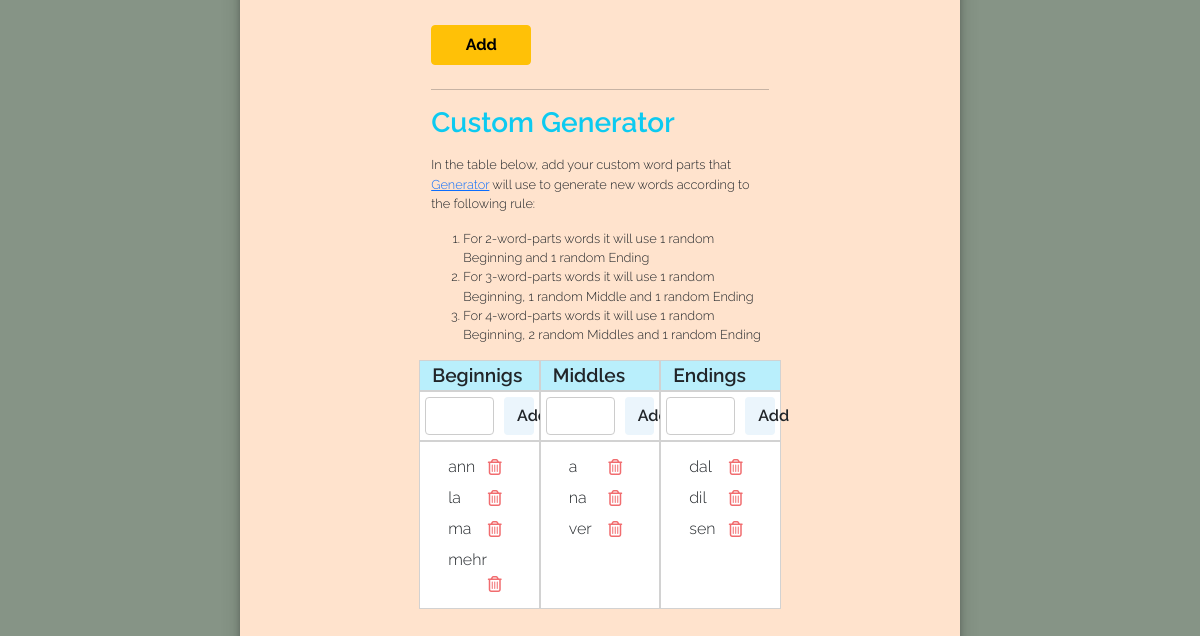
The app's page /settings (signed in, lower part), older data.
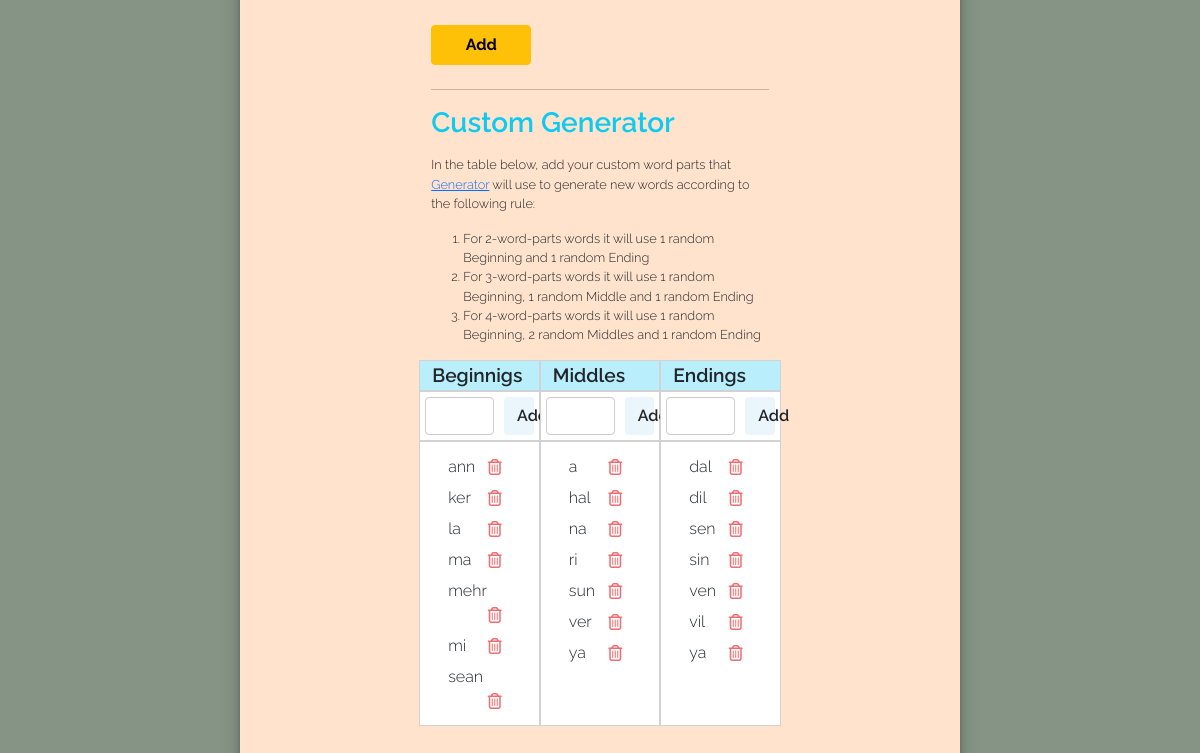
The same page, newer data.
### tables this page shows
CREATE TABLE user_word_parts (
user_id INTEGER NOT NULL,
position_id INTEGER NOT NULL,
word_part TEXT NOT NULL,
FOREIGN KEY(user_id) REFERENCES users(id),
FOREIGN KEY(position_id) REFERENCES positions(id)
);

### app.py (the view, shortened to what this page needs)
@app.route("/settings", methods=["GET", "POST"])
@login_required
def settings():
    db = get_db()
    pos_list_empty = 0
    gram_list_empty = 0
    pos_list = db.execute("SELECT part_of_speech, abbreviation FROM parts_of_speech WHERE user_id = ?;", (session["user_id"],)).fetchall()
    gram_gender_list = db.execute("SELECT grammatical_gender, abbreviation FROM grammatical_genders WHERE user_id = ?;", (session["user_id"], )).fetchall()
    if len(pos_list) == 0:
        pos_list_empty = 1
        pos_placeholder = "Parts of Speech have not been defined yet"
    else:
        pos_list_empty = 0
        pos_placeholder = ""
    if len(gram_gender_list) == 0:
        gram_list_empty = 1
        gram_placeholder = "Grammatical Genders have not been defined yet"
    else:
        gram_list_empty = 0
        gram_placeholder = ""
    beginnings_empty = 0
    middles_empty = 0
    endings_empty = 0
    beginnings = db.execute("SELECT word_part FROM user_word_parts WHERE position_id = ? AND user_id = ? ORDER BY word_part;", (1, session["user_id"],)).fetchall()
    beginnings_length = len(beginnings)
    middles = db.execute("SELECT word_part FROM user_word_parts WHERE position_id = ? AND user_id = ? ORDER BY word_part;", (2, session["user_id"],)).fetchall()
    middles_length = len(middles)
    endings = db.execute("SELECT word_part FROM user_word_parts WHERE position_id = ? AND user_id = ? ORDER BY word_part;", (3, session["user_id"],)).fetchall()
    endings_length = len(endings)
    db.close()
    return render_template("settings.html", pos_list=pos_list, gram_gender_list=gram_gender_list, pos_placeholder=pos_placeholder, gram_placeholder=gram_placeholder, pos_list_empty=pos_list_empty, gram_list_empty=gram_list_empty, beginnings=beginnings, middles=middles, endings=endings, beginnings_length=beginnings_length, middles_length=middles_length, endings_length=endings_length)

### app.py (called while the page is built)
@app.after_request
def after_request(response):
    response.headers["Cache-Control"] = "no-cache, no-store, must-revalidate"
    response.headers["Expires"] = 0
    response.headers["Pragma"] = "no-cache"
    return response

### helpers.py (called while the page is built)
def get_db():
    connection = sqlite3.connect("conlang.db")
    return connection

def login_required(f):
    @wraps(f)
    def decorated_function(*args, **kwargs):
        if session.get("user_id") is None:
            return redirect("/login")
        return f(*args, **kwargs)
    return decorated_function

### templates/settings.html (shortened to what this page needs)
{% extends "layout.html" %}
{% block main %}
<div class="maininfo">
    <form action="/settings" method="post">
        <div class="mb-3 containter">
            <div class="row">
                <div class="col-9">
                </div>
                <div class="col-3">
                </div>
            </div>
            <div class="add-btn-div">
                <button class="btn btn-warning mb-2 add-btn-settings" type="submit">Add</button>
            </div>
        </div>
    </form>
    <hr>
    <h3 class="text-info mb-3"><b>Custom Generator</b></h3>
    <p class="info-small">In the table below, add your custom word parts that <a href="/word-generator">Generator</a> will use to generate new words according to the following rule:
        <ol>
            <li class="info-small">For 2-word-parts words it will use 1 random Beginning and 1 random Ending</li>
            <li class="info-small">For 3-word-parts words it will use 1 random Beginning, 1 random Middle and 1 random Ending</li>
            <li class="info-small">For 4-word-parts words it will use 1 random Beginning, 2 random Middles and 1 random Ending</li>
        </ol>
    </p>
        <div class="containter">
            <div class="row">
                <div class="col my-gen-settings my-gen-header">
                    <b>Beginnigs</b>
                </div>
                <div class="col my-gen-settings my-gen-header">
                    <b>Middles</b>
                </div>
                <div class="col my-gen-settings my-gen-header">
                    <b>Endings</b>
                </div>
            </div>
            <div class="row">
                <div class="col my-gen-settings my-gen-settings-input">
                    <form action="/settings" method="post" class="d-flex">
                        <input class="gen-set-input form-control" name="beginning" autocomplete="off">
                        <button class="gen-set-btn btn right" type="submit"><b>Add</b></button>
                    </form>
                </div>
                <div class="col my-gen-settings my-gen-settings-input">
                    <form action="/settings" method="post" class="d-flex">
                        <input class="gen-set-input form-control" name="middle" autocomplete="off">
                        <button class="gen-set-btn btn right" type="submit"><b>Add</b></button>
                    </form>
                </div>
                <div class="col my-gen-settings my-gen-settings-input">
                    <form action="/settings" method="post" class="d-flex">
                        <input class="gen-set-input form-control" name="ending" autocomplete="off">
                        <button class="gen-set-btn btn right" type="submit"><b>Add</b></button>
                    </form>
                </div>
            </div>
            <div class="row">
                <div class="col my-gen-settings">
                    <ul class="list-group wp-list">
                        {% if beginnings_length == 0 %}
                        <li class="list-group error wordpart">Add something...</li>
                        {% else %}
                            {% for beginning in beginnings %}
                            <form action="/settings" method="post">
                                <li class="list-group-item wordpart">{{ beginning[0] }}
                                    <div class="right">
                                        <button type="submit" class="btn delete-word-part-btn"><i class="fa-regular fa-trash-can"></i></button>
                                    </div>
                                </li>
                            </form>
                            {% endfor %}
                        {% endif %}
                    </ul>
                </div>
                <div class="col my-gen-settings">
                    <ul class="list-group wp-list">
                        {% if middles_length == 0 %}
                        <li class="list-group error wordpart">Add something...</li>
                        {% else %}
                            {% for middle in middles %}
                            <form action="/settings" method="post">
                                <li class="list-group-item wordpart">{{ middle[0] }}
                                    <div class="right">
                                        <button type="submit" class="btn delete-word-part-btn"><i class="fa-regular fa-trash-can"></i></button>
                                    </div>
                                </li>
                            </form>
                            {% endfor %}
                        {% endif %}
                    </ul>
                </div>
                <div class="col my-gen-settings">
                    <ul class="list-group wp-list">
                        {% if endings_length == 0 %}
                        <li class="list-group error wordpart">Add something...</li>
                        {% else %}
                            {% for ending in endings %}
                            <form action="/settings" method="post">
                                <li class="list-group-item wordpart">{{ ending[0] }}
                                    <div class="right">
                                        <button type="submit" class="btn delete-word-part-btn"><i class="fa-regular fa-trash-can"></i></button>
                                    </div>
                                </li>
                            </form>
                            {% endfor %}
                        {% endif %}
                    </ul>
                </div>
            </div>
        </div>
</div>
{% endblock main %}

### templates/layout.html (shortened to what this page needs)
<!DOCTYPE html>
<html lang="en">
    <head>
        <link href="https://cdn.jsdelivr.net/npm/bootstrap@5.1.3/dist/css/bootstrap.min.css" rel="stylesheet"></script>
        <link href="/static/styles.css" rel="stylesheet">
    </head>
    <body>
        <main>
            <div class="container">
                {% block main %}{% endblock %}
            </div>
        </main>
    </body>
</html>

### static/styles.css (style rules this page uses)
* { margin: 0; padding: 0; box-sizing: border-box; }
body { font-family: 'Raleway', -apple-system, system-ui, BlinkMacSystemFont, "Segoe UI", Roboto, "Helvetica Neue", Arial, sans-serif; font-weight: 300; background-color: #869486; }
b { font-weight: 600; }
.container { width: 60%; background-color: #ffe3cd; border-bottom-left-radius: 10px; border-bottom-right-radius: 10px; box-shadow: rgba(0, 0, 0, 0.19) 0px 10px 20px, rgba(0, 0, 0, 0.23) 0px 6px 6px; }
.add-btn-settings { margin-top: 10px; padding-top: 7px; padding-bottom: 7px; width: 100px; font-weight: bold; }
.maininfo { height: 100%; padding: 40px 40px 50px 40px; width: 60%; margin-left: auto; margin-right: auto; }
.right { float: right; }
.my-gen-settings { background-color: #fff; border: 1px solid #d2d2d2; }
.my-gen-settings-input { padding: 0; }
.gen-set-input { width: 65%; margin: 5px; max-height: 100%; border: 1px solid #cccccc; border-radius: 4px; padding-left: 7px; }
.gen-set-btn { width: 25%; margin: 5px; background-color: #ebf5fc; }
.my-gen-header { background-color: #b9effc; }
.my-gen-header b { font-size: larger; }
.info-small { font-size: 0.8rem; }
.wordpart { border: none; margin-top: 3px; margin-bottom: 0px; padding-bottom: 2px; padding-top: 2px; }
.fa-trash-can { color: #f16c6f; }
.delete-word-part-btn { margin: 0; padding: 0; width: 2rem; }
.wp-list { margin-top: 8px; margin-bottom: 10px; }

Row changes from the older to the newer data that the page shows:
added user_word_parts: word_part "ker", shown under "Custom Generator"
added user_word_parts: word_part "mi", shown under "Custom Generator"
added user_word_parts: word_part "sean", shown under "Custom Generator"
added user_word_parts: word_part "hal"
added user_word_parts: word_part "ri"
added user_word_parts: word_part "sun"
added user_word_parts: word_part "ya"
added user_word_parts: word_part "sin"
added user_word_parts: word_part "ven"
added user_word_parts: word_part "vil"
added user_word_parts: word_part "ya"
